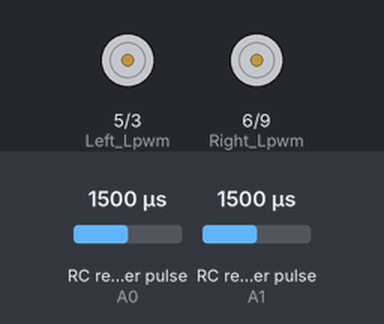
Bench run of a sketch on a simulated Arduino Uno, built with avr-gcc and run on an emulated ATmega328P. Parts: motor-driver pin pairs drawn as motors (green arrow = first pin HIGH = forward, orange = second pin HIGH = backward, longer = more drive). Wiring (inferred from the names in the program): 2 × RC receiver channel: data A0 / data A1. The test bench sets the inputs (shaded band); at power-on: RC receiver pulse (sensors on A0, A1) 1500 µs.

Above: at 1.2 s.
1.3 s: RC receiver pulse (sensor on A0) set to 1020 µs
At 2.1 s:
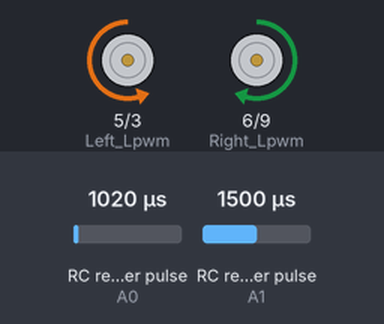
2.8 s: RC receiver pulse (sensor on A1) set to 1020 µs
At 3.9 s:
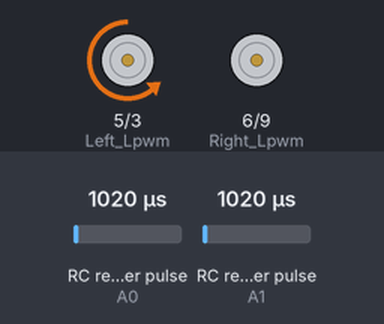
4.3 s: RC receiver pulse (sensor on A0) set to 1980 µs
At 4.45 s:
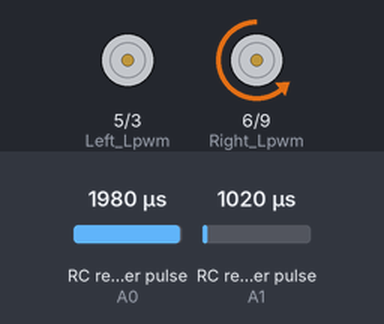
7.3 s: RC receiver pulse (sensor on A1) set to 1032 µs
8.8 s: RC receiver pulse (sensor on A0) set to 1250 µs
At 9.7 s:
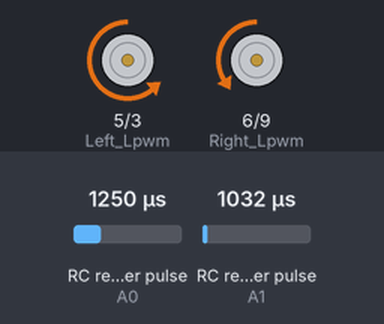
10.3 s: RC receiver pulse (sensor on A1) set to 1500 µs
At 10.8 s:
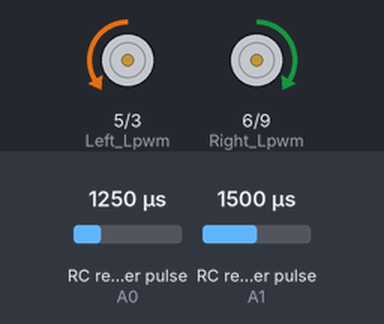
Timing chart, 0 to 12.8 s (numbered marks = the images above; inputs shaded):
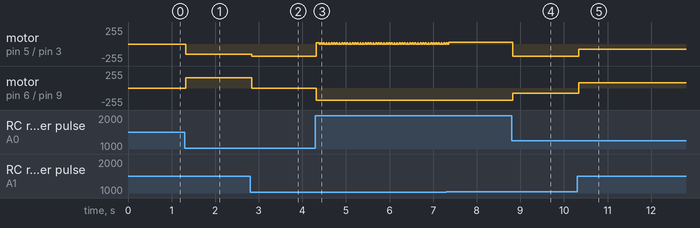

The sketch:

RC_control.ino
```cpp
const int CH_1_PIN = A0;
const int CH_2_PIN = A1;

const int Left_Lpwm = 5;
const int Left_Rpwm = 3;

const int Right_Lpwm = 6;
const int Right_Rpwm = 9;

const int range = 180;
const int deadzone = 20;

void setup() {
  pinMode(Left_Lpwm, OUTPUT);
  pinMode(Left_Rpwm, OUTPUT);
  pinMode(Right_Lpwm, OUTPUT);
  pinMode(Right_Rpwm, OUTPUT);

  Serial.begin(9600);
}

void loop() {
  int y = pulseToPWMy(pulseIn(CH_2_PIN, HIGH));
  int x = pulseToPWMx(pulseIn(CH_1_PIN, HIGH));

  int left = y + x;
  int right = y - x;

  drive(right, left);
}

void drive(int speed_a, int speed_b) {
  speed_a = constrain(speed_a, -range, range);
  speed_b = constrain(speed_b, -range, range);

  if (abs(speed_a) < deadzone) speed_a = 0;
  if (abs(speed_b) < deadzone) speed_b = 0;

  if (speed_a == 0) {
    analogWrite(Right_Lpwm, 0);
    analogWrite(Right_Rpwm, 0);
  } else if (speed_a > 0) {
    analogWrite(Right_Lpwm, speed_a);
    analogWrite(Right_Rpwm, 0);
  } else {
    analogWrite(Right_Lpwm, 0);
    analogWrite(Right_Rpwm, abs(speed_a));
  }

  if (speed_b == 0) {
    analogWrite(Left_Lpwm, 0);
    analogWrite(Left_Rpwm, 0);
  } else if (speed_b > 0) {
    analogWrite(Left_Lpwm, speed_b);
    analogWrite(Left_Rpwm, 0);
  } else {
    analogWrite(Left_Lpwm, 0);
    analogWrite(Left_Rpwm, abs(speed_b));
  }
}

int pulseToPWMy(int pulse) {
  if (pulse > 950) {
    pulse = map(pulse, 950, 1990, -range, range);
  } else {
    pulse = 0;
  }
  if (abs(pulse) <= deadzone) pulse = 0;
  return pulse;
}

int pulseToPWMx(int pulse) {
  if (pulse > 950) {
    pulse = map(pulse, 950, 1990, -range, range);
  } else {
    pulse = 0;
  }
  if (abs(pulse) <= deadzone) pulse = 0;
  return pulse;
}
```

Measured:
- after the input at 1.3 s, motor on pin 5 (Left_Lpwm) / pin 3 (Left_Rpwm): stopped → backward 156/255 at once; motor on pin 6 (Right_Lpwm) / pin 9 (Right_Rpwm): stopped → forward 156/255 at once
- after the input at 2.8 s, motor on pin 5 (Left_Lpwm) / pin 3 (Left_Rpwm): backward 156/255 → backward 180/255 at once; motor on pin 6 (Right_Lpwm) / pin 9 (Right_Rpwm): forward 156/255 → stopped at once
- after the input at 4.3 s, motor on pin 5 (Left_Lpwm) / pin 3 (Left_Rpwm): alternates forward 20/255 for 0.02 s and stopped for 0.04 s, starting at once; motor on pin 6 (Right_Lpwm) / pin 9 (Right_Rpwm): stopped → backward 180/255 at once
- after the input at 8.8 s, motor on pin 5 (Left_Lpwm) / pin 3 (Left_Rpwm): forward 23/255 → backward 180/255 at once; motor on pin 6 (Right_Lpwm) / pin 9 (Right_Rpwm): backward 180/255 → backward 76/255 at once
- after the input at 10.3 s, motor on pin 5 (Left_Lpwm) / pin 3 (Left_Rpwm): backward 180/255 → backward 76/255 at once; motor on pin 6 (Right_Lpwm) / pin 9 (Right_Rpwm): backward 76/255 → forward 76/255 at once
